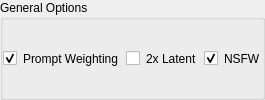
                   <widget class="QGroupBox" name="inference_general_options">
                    <property name="styleSheet">
                     <string notr="true">border-color: rgba(255, 255, 255, 0);</string>
                    </property>
                    <property name="title">
                     <string>General Options</string>
                    </property>
                    <layout class="QVBoxLayout" name="verticalLayout_22">
                     <property name="leftMargin">
                      <number>0</number>
                     </property>
                     <property name="topMargin">
                      <number>0</number>
                     </property>
                     <property name="rightMargin">
                      <number>0</number>
                     </property>
                     <property name="bottomMargin">
                      <number>0</number>
                     </property>
                     <item>
                      <layout class="QHBoxLayout" name="horizontalLayout_11">
                       <property name="topMargin">
                        <number>0</number>
                       </property>
                       <item>
                        <widget class="QCheckBox" name="prompt_weight_checkbox">
                         <property name="text">
                          <string>Prompt Weighting</string>
                         </property>
                         <property name="checked">
                          <bool>true</bool>
                         </property>
                        </widget>
                       </item>
                       <item>
                        <widget class="QCheckBox" name="latent_upscale_checkbox">
                         <property name="text">
                          <string>2x Latent</string>
                         </property>
                        </widget>
                       </item>
                       <item>
                        <widget class="QCheckBox" name="nsfw_checkbox">
                         <property name="text">
                          <string>NSFW</string>
                         </property>
                         <property name="checked">
                          <bool>true</bool>
                         </property>
                        </widget>
                       </item>
                      </layout>
                     </item>
                    </layout>
                   </widget>
